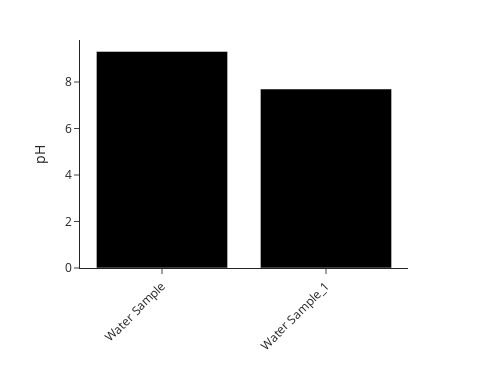

The cell this chart's notebook holds for it:
### Markdown cell above
Visualise the difference in pH between the two speciations with a barplot.

The sample that was balanced on pH is on the right and the sample balanced on Na$^+$ is on the left. Note how the pH had to shift from 7.7 to 9.3 to achieve charge balance.

Do you think it is realistic to assume the pH of the water sample is 9.3, but was inaccurately measured as 7.7? Probably not, unless there was something seriously wrong with the pH meter or its calibration.

### Code cell
comparison.barplot("pH")

### Figure 1 — Plotly figure (JSON) as saved in the notebook; plotly's stock layout.template omitted (floating-point values rounded to 4 significant figures)
{"data": [{"alignmentgroup": "True", "hovertemplate": "%{x} <br>pH: %{y}", "legendgroup": "pH", "marker": {"color": "#000000", "pattern": {"shape": ""}}, "name": "pH", "offsetgroup": "pH", "orientation": "v", "showlegend": true, "textposition": "auto", "type": "bar", "x": ["Water Sample", "Water Sample_1"], "xaxis": "x", "y": [9.318, 7.7], "yaxis": "y"}], "layout": {"barmode": "group", "height": 366, "legend": {"title": {}, "tracegroupgap": 0}, "margin": {"t": 40}, "showlegend": false, "title": {"x": 0.5, "xanchor": "center"}, "width": 488, "xaxis": {"anchor": "y", "autorange": true, "domain": [0, 1], "fixedrange": true, "range": [-0.5, 1.5], "tickangle": -45, "title": {}, "type": "category"}, "yaxis": {"anchor": "x", "autorange": true, "domain": [0, 1], "exponentformat": "power", "fixedrange": true, "range": [0, 9.808], "title": {"text": "pH"}, "type": "linear"}}}
